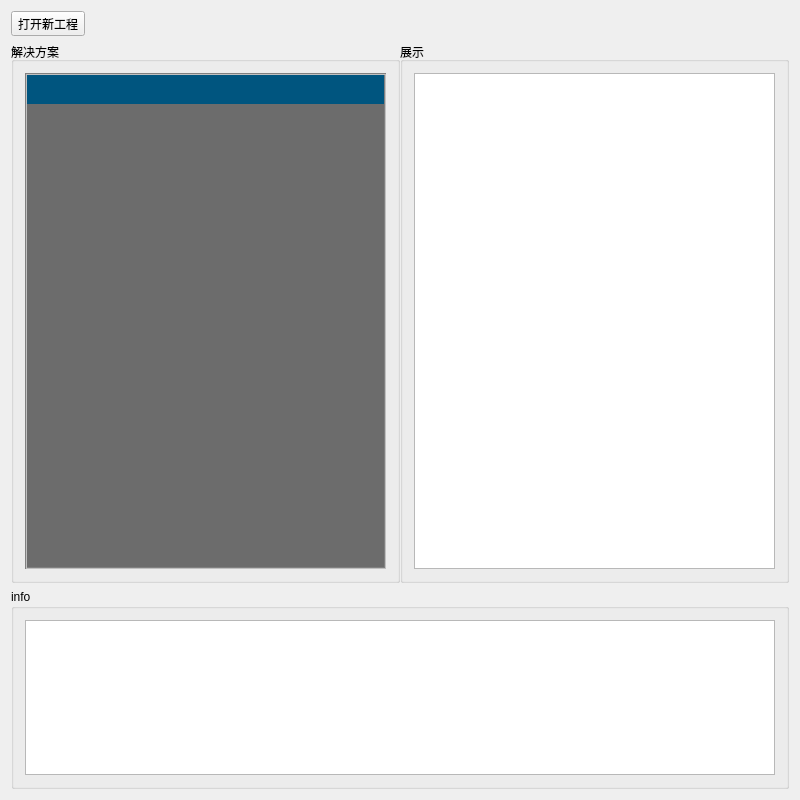
<?xml version="1.0" encoding="UTF-8"?>
<ui version="4.0">
 <class>proNameListForm</class>
 <widget class="QWidget" name="proNameListForm">
  <property name="geometry">
   <rect>
    <x>0</x>
    <y>0</y>
    <width>800</width>
    <height>800</height>
   </rect>
  </property>
  <property name="windowTitle">
   <string>proNameListForm</string>
  </property>
  <layout class="QGridLayout" name="gridLayout_5">
   <item row="0" column="0">
    <layout class="QGridLayout" name="gridLayout_4">
     <item row="0" column="0">
      <layout class="QHBoxLayout" name="horizontalLayout">
       <property name="topMargin">
        <number>0</number>
       </property>
       <item>
        <widget class="QToolButton" name="toolButton_openPro">
         <property name="text">
          <string>打开新工程</string>
         </property>
        </widget>
       </item>
       <item>
        <spacer name="horizontalSpacer">
         <property name="orientation">
          <enum>Qt::Horizontal</enum>
         </property>
         <property name="sizeHint" stdset="0">
          <size>
           <width>40</width>
           <height>20</height>
          </size>
         </property>
        </spacer>
       </item>
      </layout>
     </item>
     <item row="1" column="0">
      <layout class="QHBoxLayout" name="horizontalLayout_2">
       <property name="spacing">
        <number>0</number>
       </property>
       <item>
        <widget class="QGroupBox" name="groupBox">
         <property name="maximumSize">
          <size>
           <width>16777215</width>
           <height>600</height>
          </size>
         </property>
         <property name="title">
          <string>解决方案</string>
         </property>
         <layout class="QGridLayout" name="gridLayout">
          <item row="0" column="0">
           <widget class="proListView" name="tableViewLIstPro">
            <property name="styleSheet">
             <string notr="true">QTableView#tableViewLIstPro{
    color: white;                                       /*表格内文字颜色*/
    gridline-color: black;                              /*表格内框颜色*/
    background-color: rgb(108, 108, 108);               /*表格内背景色*/
    alternate-background-color: rgb(64, 64, 64);
    selection-color: white;                             /*选中区域的文字颜色*/
    selection-background-color: rgb(0, 85, 127);        /*选中区域的背景色*/
    border: 2px groove gray;
    border-radius: 0px;
    padding: 0px 0px;
    /*background-color: rgb(250, 250, 115);*/
    /*alternate-background-color: rgb(141, 163, 215);*/
}
QHeaderView{
    color: white;
    font: bold 10pt;
    background-color: rgb(0, 85, 127);/*设置表头空白区域背景色*/
    border: 0px solid rgb(144, 144, 144);
    border:0px solid rgb(191,191,191);
    border-left-color: rgba(255, 255, 255, 0);
    border-top-color: rgba(255, 255, 255, 0);
    border-radius:0px;
    min-height:29px;
}
QHeaderView#hHeader::section {
    background-color:darkcyan;
    color: red;
    padding-left: 4px;
    border: 1px solid #6c6c6c;
    height:40;
    width:300;
    selection-background-color: rgb(0, 85, 127);
}
QHeaderView#vHeader::section {
    background-color: #000000;
    color: white;
    padding-left: 4px;
    border: 1px solid #6c6c6c;
    width:30;
}</string>
            </property>
           </widget>
          </item>
         </layout>
        </widget>
       </item>
       <item>
        <widget class="QGroupBox" name="groupBox_2">
         <property name="maximumSize">
          <size>
           <width>16777215</width>
           <height>600</height>
          </size>
         </property>
         <property name="title">
          <string>展示</string>
         </property>
         <layout class="QGridLayout" name="gridLayout_2">
          <item row="0" column="0">
           <widget class="proTreeview" name="treeViewProList"/>
          </item>
         </layout>
        </widget>
       </item>
      </layout>
     </item>
     <item row="2" column="0">
      <widget class="QGroupBox" name="groupBox_3">
       <property name="maximumSize">
        <size>
         <width>16777215</width>
         <height>200</height>
        </size>
       </property>
       <property name="title">
        <string>info</string>
       </property>
       <layout class="QGridLayout" name="gridLayout_3">
        <item row="0" column="0">
         <widget class="QTextEdit" name="textEdit_info"/>
        </item>
       </layout>
      </widget>
     </item>
    </layout>
   </item>
  </layout>
 </widget>
 <layoutdefault spacing="6" margin="11"/>
 <customwidgets>
  <customwidget>
   <class>proListView</class>
   <extends>QTableView</extends>
   <header>prolistview.h</header>
  </customwidget>
  <customwidget>
   <class>proTreeview</class>
   <extends>QTreeView</extends>
   <header>protreeview.h</header>
  </customwidget>
 </customwidgets>
 <resources/>
 <connections/>
</ui>
